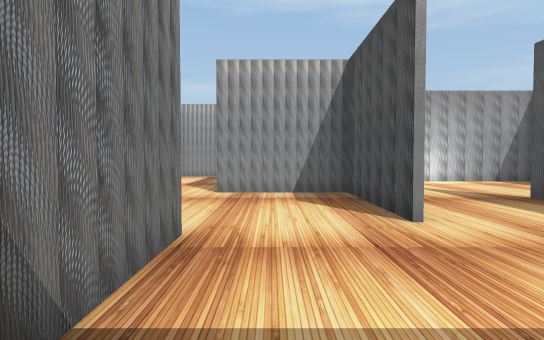
View 1 (above)

18 first-person views from a walk through a 3-D level made in the Unity game engine. The camera is 1.5 m above the floor, tilts 2° down and sees 75° across. The floor is counted in squares, 2 m on a side. Each view is taken from the middle of a square. On the plan, view 1 faces up. The plan holds only what a view shows up to about 11 squares ahead; the rest is blank. The player is left out.

View 2
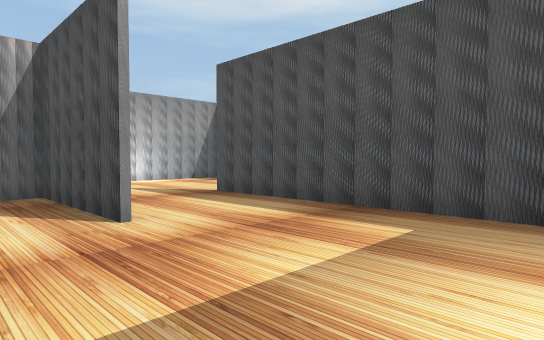

View 3
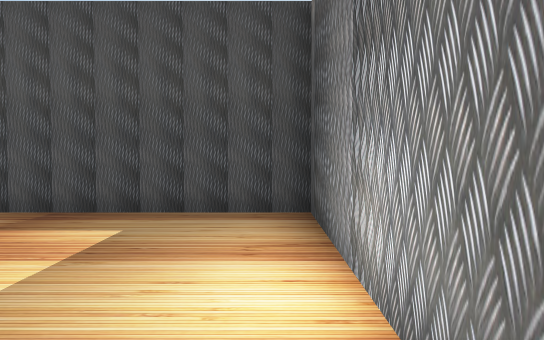

View 4
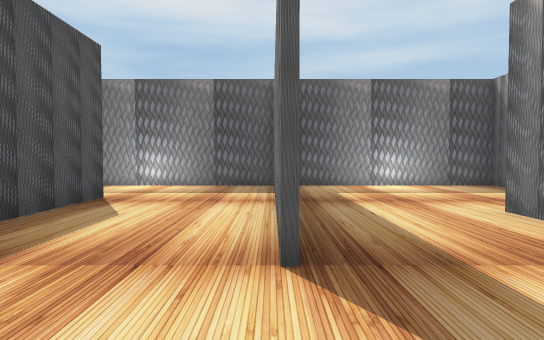

View 5
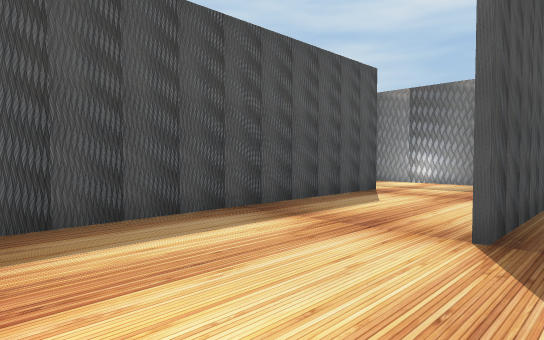

View 6
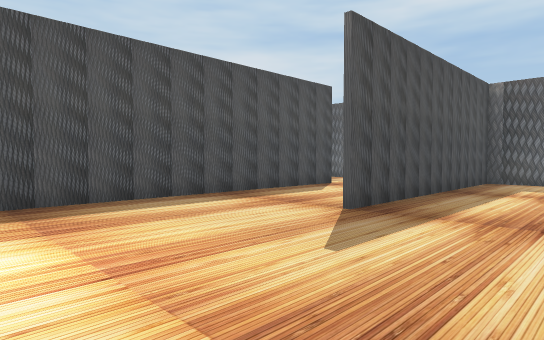

View 7
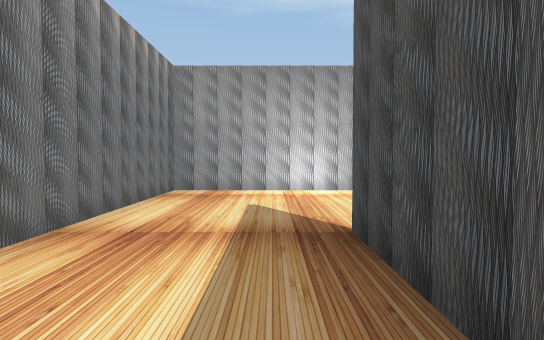

View 8
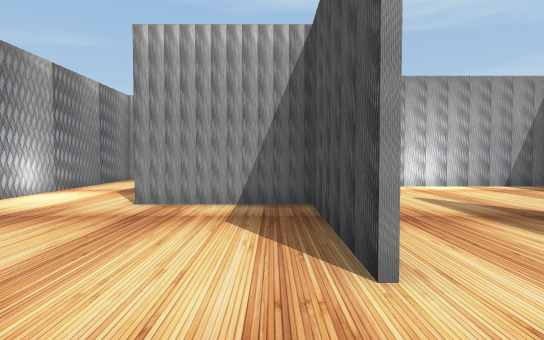

View 9
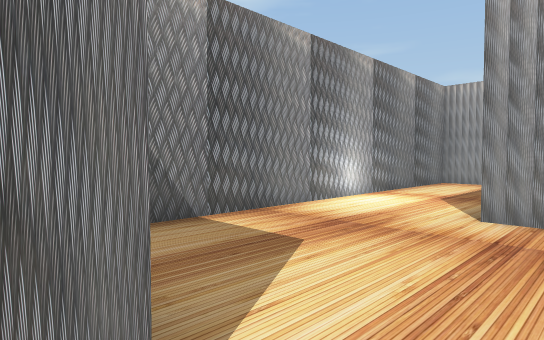

View 10
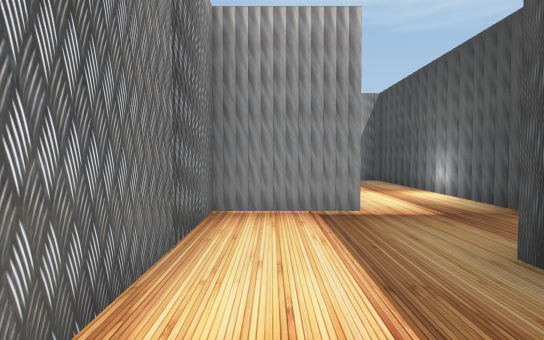

View 11
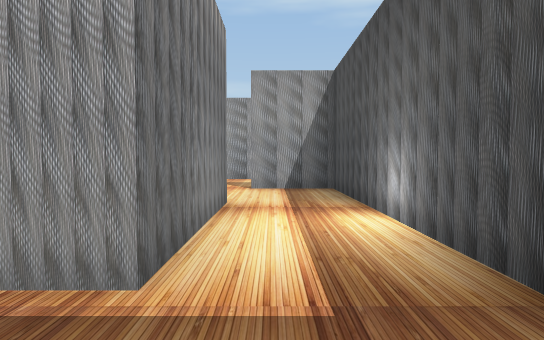

View 12
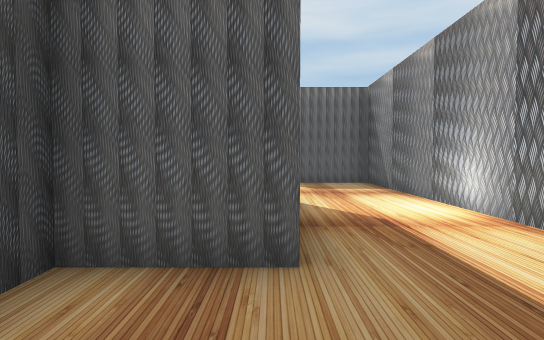

View 13
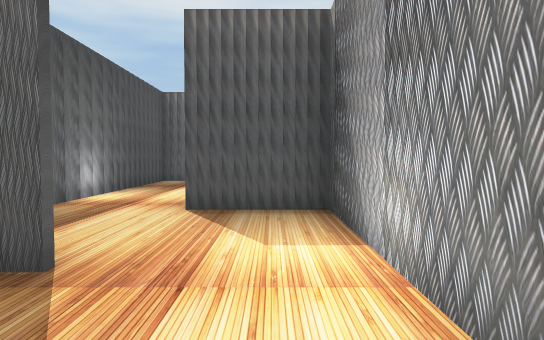

View 14
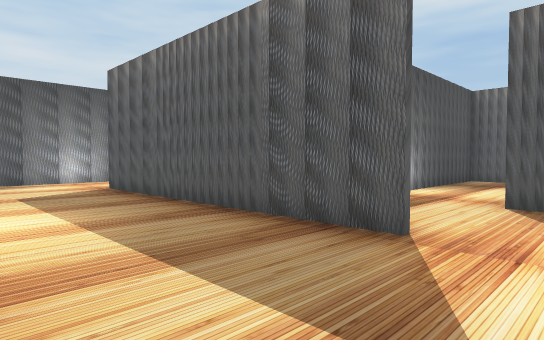

View 15
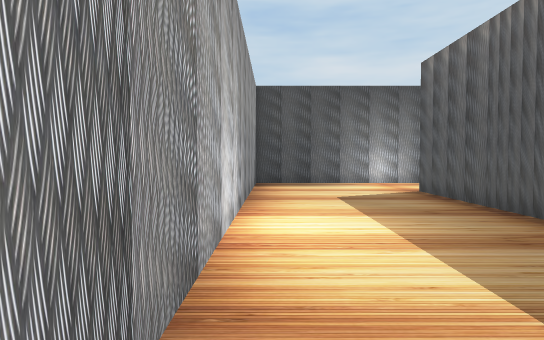

View 16
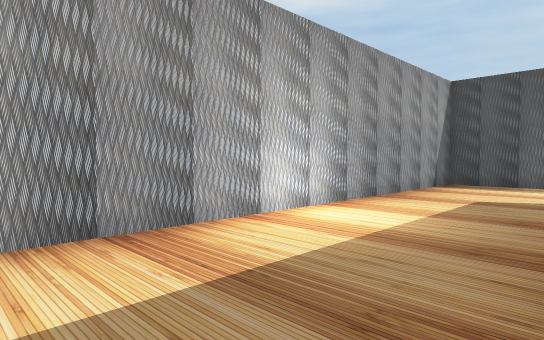

View 17
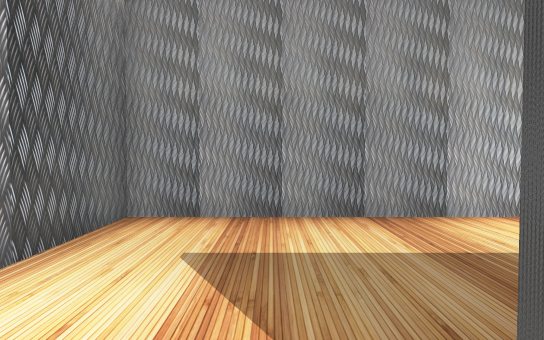

View 18
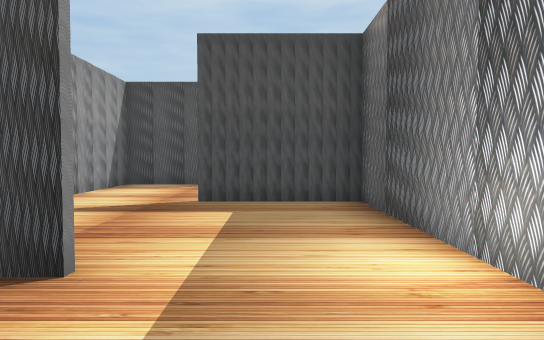

### Floor plan
Points are (right, up) in squares from view 1. A wall is a line through its corners. A room is listed if a view was taken in it or the views show most of it. See-through windows are left out.
Room 1 (views 1, 2, 3, 7, 8)
walls: (-0.9, 2.5) (-0.9, -0.5) (5.1, -0.5); (4.8, -0.6) (4.8, 4.6)
ways out: opening at (3.5, 5.5) to room 2; opening at (0.3, 4) to room 3
Room 2 (views 4, 5, 6)
walls: (4.9, 6.5) (4.9, 3.9); (4.8, 4.6) (4.8, 6.6); (8.1, 11.1) (1.8, 11.1) (1.8, 4); (8.2, 2.2) (8.2, 10.2)
ways out: opening at (3.5, 5.5) to room 1; opening at (6.5, 2.5) to room 5
Room 3 (views 9, 10, 11, 12, 17)
walls: (-1.2, 11.6) (0.5, 11.6) (0.5, 20.6) (-1.5, 20.6); (-0.9, 3.5) (-0.9, 2.5); (1.6, 4) (1.6, 7.6) (-1.2, 7.6); (-3.8, 20.6) (-3.8, 17.9) (-1.8, 17.9) (-1.8, 14) (-3.8, 14) (-3.8, 3.4) (-1.8, 3.4)
ways out: opening at (0.3, 4) to room 1; opening at (-2.5, 21) to room 4
Room 4 (views 13, 14, 15, 16)
walls: (-1.6, 20.7) (6, 20.7); (8.4, 20.6) (8.4, 24.5) (-3.8, 24.5) (-3.8, 20.6)
ways out: opening at (-2.5, 21) to room 3; opening at (6.5, 21)
Room 5 (view 18)
walls: (5.1, -0.5) (12, -0.5) (12, 2.4)
ways out: opening at (6.5, 2.5) to room 2; opening at (12, 3.5)

Positions as (right, up) in squares from view 1, and headings:
1: (0, 0), facing up
2: (0, 0), facing up-right
3: (0, 0), facing right
4: (5, 9), facing down
5: (4, 10), facing down-right
6: (2, 11), facing down-right
7: (4, 3), facing up
8: (1, 2), facing up
9: (0, 3), facing up-left
10: (-3, 9), facing up
11: (-1, 12), facing up
12: (-1, 14), facing down
13: (-3, 23), facing down
14: (-3, 24), facing down-right
15: (-2, 24), facing right
16: (-2, 21), facing up-right
17: (-2, 20), facing up
18: (6, 1), facing right
